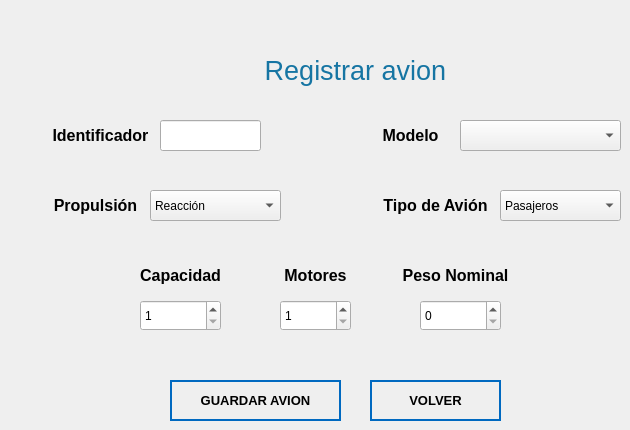
         <widget class="QWidget" name="pg_reg_avion">
          <widget class="QLabel" name="lb_Modelo_7">
           <property name="geometry">
            <rect>
             <x>380</x>
             <y>120</y>
             <width>61</width>
             <height>31</height>
            </rect>
           </property>
           <property name="font">
            <font>
             <family>Nirmala UI</family>
             <pointsize>12</pointsize>
             <weight>9</weight>
             <italic>false</italic>
             <bold>false</bold>
            </font>
           </property>
           <property name="styleSheet">
            <string notr="true">font: 75 12pt &quot;Nirmala UI&quot;;</string>
           </property>
           <property name="text">
            <string>&lt;html&gt;&lt;head/&gt;&lt;body&gt;&lt;p align=&quot;center&quot;&gt;&lt;span style=&quot; font-weight:600; color:#000000;&quot;&gt;Modelo&lt;/span&gt;&lt;/p&gt;&lt;/body&gt;&lt;/html&gt;</string>
           </property>
          </widget>
          <widget class="QLabel" name="lb_PesoNominal_7">
           <property name="geometry">
            <rect>
             <x>400</x>
             <y>260</y>
             <width>111</width>
             <height>31</height>
            </rect>
           </property>
           <property name="font">
            <font>
             <family>Nirmala UI</family>
             <pointsize>12</pointsize>
             <weight>9</weight>
             <italic>false</italic>
             <bold>false</bold>
            </font>
           </property>
           <property name="styleSheet">
            <string notr="true">font: 75 12pt &quot;Nirmala UI&quot;;</string>
           </property>
           <property name="text">
            <string>&lt;html&gt;&lt;head/&gt;&lt;body&gt;&lt;p align=&quot;center&quot;&gt;&lt;span style=&quot; font-weight:600; color:#000000;&quot;&gt;Peso Nominal&lt;/span&gt;&lt;/p&gt;&lt;/body&gt;&lt;/html&gt;</string>
           </property>
          </widget>
          <widget class="QSpinBox" name="spinBox_MotoresEA">
           <property name="geometry">
            <rect>
             <x>280</x>
             <y>300</y>
             <width>71</width>
             <height>31</height>
            </rect>
           </property>
           <property name="styleSheet">
            <string notr="true">color : rgb(0,0,0);
font: 12pt &quot;Nirmala UI&quot;</string>
           </property>
           <property name="minimum">
            <number>1</number>
           </property>
           <property name="maximum">
            <number>4</number>
           </property>
          </widget>
          <widget class="QPushButton" name="bt_checkIDavion">
           <property name="geometry">
            <rect>
             <x>260</x>
             <y>120</y>
             <width>41</width>
             <height>31</height>
            </rect>
           </property>
           <property name="text">
            <string/>
           </property>
           <property name="icon">
            <iconset>
             <normaloff>../Ventanas/Icons/check.png</normaloff>../Ventanas/Icons/check.png</iconset>
           </property>
           <property name="iconSize">
            <size>
             <width>30</width>
             <height>30</height>
            </size>
           </property>
           <property name="flat">
            <bool>true</bool>
           </property>
          </widget>
          <widget class="QSpinBox" name="spinBox_CapacidadEA">
           <property name="geometry">
            <rect>
             <x>140</x>
             <y>300</y>
             <width>81</width>
             <height>31</height>
            </rect>
           </property>
           <property name="styleSheet">
            <string notr="true">color : rgb(0,0,0);
font: 12pt &quot;Nirmala UI&quot;</string>
           </property>
           <property name="minimum">
            <number>1</number>
           </property>
          </widget>
          <widget class="QComboBox" name="cb_PropulsionEA">
           <property name="geometry">
            <rect>
             <x>150</x>
             <y>190</y>
             <width>131</width>
             <height>31</height>
            </rect>
           </property>
           <property name="cursor">
            <cursorShape>PointingHandCursor</cursorShape>
           </property>
           <property name="styleSheet">
            <string notr="true">color : rgb(0,0,0);
font: 10pt &quot;Nirmala UI&quot;</string>
           </property>
           <property name="editable">
            <bool>false</bool>
           </property>
           <property name="duplicatesEnabled">
            <bool>false</bool>
           </property>
           <property name="frame">
            <bool>true</bool>
           </property>
           <item>
            <property name="text">
             <string>Reacción</string>
            </property>
           </item>
           <item>
            <property name="text">
             <string>Turbo Hélice</string>
            </property>
           </item>
           <item>
            <property name="text">
             <string>Hélice</string>
            </property>
           </item>
          </widget>
          <widget class="QPushButton" name="bt_aceptarAVEA">
           <property name="geometry">
            <rect>
             <x>170</x>
             <y>380</y>
             <width>171</width>
             <height>41</height>
            </rect>
           </property>
           <property name="font">
            <font>
             <family>Nirmala UI</family>
             <pointsize>10</pointsize>
             <weight>75</weight>
             <italic>false</italic>
             <bold>true</bold>
            </font>
           </property>
           <property name="cursor">
            <cursorShape>PointingHandCursor</cursorShape>
           </property>
           <property name="styleSheet">
            <string notr="true">QPushButton
{	
	height: 2em;
 	border-style: solid;
	border-width: 2px;
 	border-color: #0069c0;
	font-weight: bold;
}

QPushButton:hover
{
   	background-color:#0069c0;
	color:white;
}</string>
           </property>
           <property name="text">
            <string>GUARDAR AVION</string>
           </property>
           <property name="icon">
            <iconset>
             <normaloff>../Ventanas/Icons/agregar_avion.png</normaloff>../Ventanas/Icons/agregar_avion.png</iconset>
           </property>
           <property name="iconSize">
            <size>
             <width>40</width>
             <height>50</height>
            </size>
           </property>
           <property name="default">
            <bool>true</bool>
           </property>
           <property name="flat">
            <bool>true</bool>
           </property>
          </widget>
          <widget class="QLabel" name="lb_TipodeAvion_7">
           <property name="geometry">
            <rect>
             <x>380</x>
             <y>190</y>
             <width>111</width>
             <height>31</height>
            </rect>
           </property>
           <property name="font">
            <font>
             <family>Nirmala UI</family>
             <pointsize>12</pointsize>
             <weight>9</weight>
             <italic>false</italic>
             <bold>false</bold>
            </font>
           </property>
           <property name="styleSheet">
            <string notr="true">font: 75 12pt &quot;Nirmala UI&quot;;</string>
           </property>
           <property name="text">
            <string>&lt;html&gt;&lt;head/&gt;&lt;body&gt;&lt;p align=&quot;center&quot;&gt;&lt;span style=&quot; font-weight:600; color:#000000;&quot;&gt;Tipo de Avión&lt;/span&gt;&lt;/p&gt;&lt;/body&gt;&lt;/html&gt;</string>
           </property>
          </widget>
          <widget class="QLabel" name="lb_Capacidad">
           <property name="geometry">
            <rect>
             <x>140</x>
             <y>260</y>
             <width>81</width>
             <height>31</height>
            </rect>
           </property>
           <property name="font">
            <font>
             <family>Nirmala UI</family>
             <pointsize>12</pointsize>
             <weight>9</weight>
             <italic>false</italic>
             <bold>false</bold>
            </font>
           </property>
           <property name="styleSheet">
            <string notr="true">font: 75 12pt &quot;Nirmala UI&quot;;</string>
           </property>
           <property name="text">
            <string>&lt;html&gt;&lt;head/&gt;&lt;body&gt;&lt;p align=&quot;center&quot;&gt;&lt;span style=&quot; font-weight:600; color:#000000;&quot;&gt;Capacidad&lt;/span&gt;&lt;/p&gt;&lt;/body&gt;&lt;/html&gt;</string>
           </property>
          </widget>
          <widget class="QLabel" name="lb_Motores_7">
           <property name="geometry">
            <rect>
             <x>280</x>
             <y>260</y>
             <width>71</width>
             <height>31</height>
            </rect>
           </property>
           <property name="font">
            <font>
             <family>Nirmala UI</family>
             <pointsize>12</pointsize>
             <weight>9</weight>
             <italic>false</italic>
             <bold>false</bold>
            </font>
           </property>
           <property name="styleSheet">
            <string notr="true">font: 75 12pt &quot;Nirmala UI&quot;;</string>
           </property>
           <property name="text">
            <string>&lt;html&gt;&lt;head/&gt;&lt;body&gt;&lt;p align=&quot;center&quot;&gt;&lt;span style=&quot; font-weight:600; color:#000000;&quot;&gt;Motores&lt;/span&gt;&lt;/p&gt;&lt;/body&gt;&lt;/html&gt;</string>
           </property>
          </widget>
          <widget class="QLabel" name="lb_facturanum_17">
           <property name="geometry">
            <rect>
             <x>160</x>
             <y>50</y>
             <width>391</width>
             <height>41</height>
            </rect>
           </property>
           <property name="styleSheet">
            <string notr="true">font: 63 26pt &quot;Open Sans Semibold&quot;;</string>
           </property>
           <property name="text">
            <string>&lt;html&gt;&lt;head/&gt;&lt;body&gt;&lt;p align=&quot;center&quot;&gt;&lt;span style=&quot; font-size:20pt; font-weight:400; color:#1675a3;&quot;&gt;Registrar avion&lt;/span&gt;&lt;/p&gt;&lt;/body&gt;&lt;/html&gt;</string>
           </property>
          </widget>
          <widget class="QLineEdit" name="lineEdit_identificadorEA">
           <property name="geometry">
            <rect>
             <x>160</x>
             <y>120</y>
             <width>101</width>
             <height>31</height>
            </rect>
           </property>
           <property name="styleSheet">
            <string notr="true">font: 12pt &quot;Nirmala UI&quot;;</string>
           </property>
          </widget>
          <widget class="QLabel" name="lb_Propulsion_7">
           <property name="geometry">
            <rect>
             <x>50</x>
             <y>190</y>
             <width>91</width>
             <height>31</height>
            </rect>
           </property>
           <property name="font">
            <font>
             <family>Nirmala UI</family>
             <pointsize>12</pointsize>
             <weight>9</weight>
             <italic>false</italic>
             <bold>false</bold>
            </font>
           </property>
           <property name="styleSheet">
            <string notr="true">font: 75 12pt &quot;Nirmala UI&quot;;</string>
           </property>
           <property name="text">
            <string>&lt;html&gt;&lt;head/&gt;&lt;body&gt;&lt;p align=&quot;center&quot;&gt;&lt;span style=&quot; font-weight:600; color:#000000;&quot;&gt;Propulsión&lt;/span&gt;&lt;/p&gt;&lt;/body&gt;&lt;/html&gt;</string>
           </property>
          </widget>
          <widget class="QLabel" name="lb_Identificador_22">
           <property name="geometry">
            <rect>
             <x>150</x>
             <y>140</y>
             <width>101</width>
             <height>31</height>
            </rect>
           </property>
           <property name="styleSheet">
            <string notr="true">font: 75 12pt &quot;Nirmala UI&quot;;</string>
           </property>
           <property name="text">
            <string>&lt;html&gt;&lt;head/&gt;&lt;body&gt;&lt;p align=&quot;center&quot;&gt;&lt;br/&gt;&lt;/p&gt;&lt;/body&gt;&lt;/html&gt;</string>
           </property>
          </widget>
          <widget class="QComboBox" name="cb_pasajerosEA">
           <property name="geometry">
            <rect>
             <x>500</x>
             <y>190</y>
             <width>121</width>
             <height>31</height>
            </rect>
           </property>
           <property name="cursor">
            <cursorShape>PointingHandCursor</cursorShape>
           </property>
           <property name="styleSheet">
            <string notr="true">color : rgb(0,0,0);
font: 10pt &quot;Nirmala UI&quot;</string>
           </property>
           <property name="editable">
            <bool>false</bool>
           </property>
           <property name="duplicatesEnabled">
            <bool>false</bool>
           </property>
           <property name="frame">
            <bool>true</bool>
           </property>
           <item>
            <property name="text">
             <string>Pasajeros</string>
            </property>
           </item>
           <item>
            <property name="text">
             <string>Carga</string>
            </property>
           </item>
          </widget>
          <widget class="QSpinBox" name="spinBox_pesoNomEA">
           <property name="geometry">
            <rect>
             <x>420</x>
             <y>300</y>
             <width>81</width>
             <height>31</height>
            </rect>
           </property>
           <property name="styleSheet">
            <string notr="true">color : rgb(0,0,0);
font: 12pt &quot;Nirmala UI&quot;</string>
           </property>
           <property name="maximum">
            <number>1000</number>
           </property>
          </widget>
          <widget class="QLabel" name="lb_Identificador_23">
           <property name="geometry">
            <rect>
             <x>50</x>
             <y>120</y>
             <width>101</width>
             <height>31</height>
            </rect>
           </property>
           <property name="font">
            <font>
             <family>Nirmala UI</family>
             <pointsize>12</pointsize>
             <weight>9</weight>
             <italic>false</italic>
             <bold>false</bold>
            </font>
           </property>
           <property name="styleSheet">
            <string notr="true">font: 75 12pt &quot;Nirmala UI&quot;;</string>
           </property>
           <property name="text">
            <string>&lt;html&gt;&lt;head/&gt;&lt;body&gt;&lt;p align=&quot;center&quot;&gt;&lt;span style=&quot; font-weight:600; color:#000000;&quot;&gt;Identificador&lt;/span&gt;&lt;/p&gt;&lt;/body&gt;&lt;/html&gt;</string>
           </property>
          </widget>
          <widget class="QComboBox" name="cb_ModeloRA">
           <property name="geometry">
            <rect>
             <x>460</x>
             <y>120</y>
             <width>161</width>
             <height>31</height>
            </rect>
           </property>
           <property name="cursor">
            <cursorShape>PointingHandCursor</cursorShape>
           </property>
           <property name="styleSheet">
            <string notr="true">color : rgb(0,0,0);
font: 10pt &quot;Nirmala UI&quot;</string>
           </property>
           <property name="editable">
            <bool>false</bool>
           </property>
           <property name="duplicatesEnabled">
            <bool>false</bool>
           </property>
           <property name="frame">
            <bool>true</bool>
           </property>
          </widget>
          <widget class="QPushButton" name="bt_cancelar_RA">
           <property name="geometry">
            <rect>
             <x>370</x>
             <y>380</y>
             <width>131</width>
             <height>41</height>
            </rect>
           </property>
           <property name="font">
            <font>
             <family>Nirmala UI</family>
             <pointsize>10</pointsize>
             <weight>75</weight>
             <italic>false</italic>
             <bold>true</bold>
            </font>
           </property>
           <property name="cursor">
            <cursorShape>PointingHandCursor</cursorShape>
           </property>
           <property name="styleSheet">
            <string notr="true">QPushButton
{	
	height: 2em;
 	border-style: solid;
	border-width: 2px;
 	border-color: #0069c0;
	font-weight: bold;
}

QPushButton:hover
{
   	background-color:#0069c0;
	color:white;
}</string>
           </property>
           <property name="text">
            <string>VOLVER</string>
           </property>
           <property name="iconSize">
            <size>
             <width>40</width>
             <height>50</height>
            </size>
           </property>
           <property name="default">
            <bool>true</bool>
           </property>
           <property name="flat">
            <bool>true</bool>
           </property>
          </widget>
         </widget>
